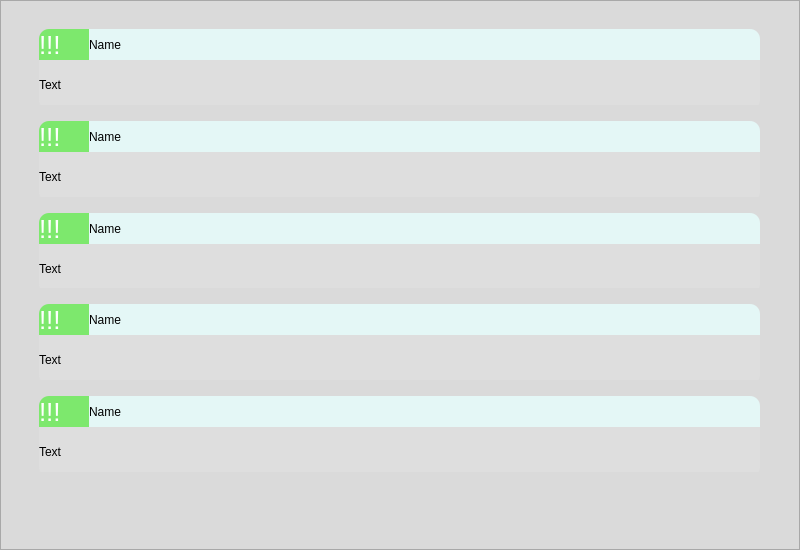
<?xml version="1.0" encoding="UTF-8"?>
<ui version="4.0">
 <class>MainWindow</class>
 <widget class="QMainWindow" name="MainWindow">
  <property name="geometry">
   <rect>
    <x>0</x>
    <y>0</y>
    <width>800</width>
    <height>550</height>
   </rect>
  </property>
  <property name="minimumSize">
   <size>
    <width>800</width>
    <height>550</height>
   </size>
  </property>
  <property name="maximumSize">
   <size>
    <width>800</width>
    <height>550</height>
   </size>
  </property>
  <property name="windowTitle">
   <string>ToDu</string>
  </property>
  <widget class="QWidget" name="centralwidget">
   <widget class="QFrame" name="objFeeld">
    <property name="enabled">
     <bool>true</bool>
    </property>
    <property name="geometry">
     <rect>
      <x>0</x>
      <y>0</y>
      <width>800</width>
      <height>550</height>
     </rect>
    </property>
    <property name="styleSheet">
     <string notr="true">background-color: rgb(218, 218, 218);
width: 100px;</string>
    </property>
    <property name="frameShape">
     <enum>QFrame::StyledPanel</enum>
    </property>
    <property name="frameShadow">
     <enum>QFrame::Raised</enum>
    </property>
    <widget class="QPushButton" name="addButton">
     <property name="geometry">
      <rect>
       <x>740</x>
       <y>490</y>
       <width>50</width>
       <height>50</height>
      </rect>
     </property>
     <property name="styleSheet">
      <string notr="true">color: rgb(255, 255, 255);
background-image: url(:/btn/add_button.png);
border: none;
outline: none;
font-size: 32px;
text-transform: uppercase;
border-radius: 5px;
font-weight: bold;</string>
     </property>
     <property name="text">
      <string/>
     </property>
    </widget>
    <widget class="QScrollArea" name="scrollArea">
     <property name="geometry">
      <rect>
       <x>20</x>
       <y>10</y>
       <width>761</width>
       <height>471</height>
      </rect>
     </property>
     <property name="styleSheet">
      <string notr="true">border: none;
background-color: rgba(255, 255, 255, 0);</string>
     </property>
     <property name="widgetResizable">
      <bool>true</bool>
     </property>
     <widget class="QWidget" name="scrollAreaWidgetContents">
      <property name="geometry">
       <rect>
        <x>0</x>
        <y>0</y>
        <width>761</width>
        <height>471</height>
       </rect>
      </property>
      <layout class="QVBoxLayout" name="verticalLayout">
       <item>
        <widget class="QFrame" name="frame">
         <property name="frameShape">
          <enum>QFrame::StyledPanel</enum>
         </property>
         <property name="frameShadow">
          <enum>QFrame::Raised</enum>
         </property>
         <widget class="QLabel" name="label_3">
          <property name="geometry">
           <rect>
            <x>10</x>
            <y>40</y>
            <width>721</width>
            <height>51</height>
           </rect>
          </property>
          <property name="styleSheet">
           <string notr="true">background-color: rgba(225, 225, 225, 150);
border-bottom-left-radius: 10px;
border-bottom-right-radius: 10px;</string>
          </property>
          <property name="text">
           <string>Text</string>
          </property>
          <property name="margin">
           <number>20</number>
          </property>
         </widget>
         <widget class="QLabel" name="label_2">
          <property name="geometry">
           <rect>
            <x>10</x>
            <y>10</y>
            <width>51</width>
            <height>31</height>
           </rect>
          </property>
          <property name="styleSheet">
           <string notr="true">font-size: 26px;
background-color: rgb(125, 232, 109);
color: white;
border-top-left-radius: 10px;</string>
          </property>
          <property name="text">
           <string>!!!</string>
          </property>
          <property name="margin">
           <number>22</number>
          </property>
         </widget>
         <widget class="QLabel" name="label">
          <property name="geometry">
           <rect>
            <x>60</x>
            <y>10</y>
            <width>671</width>
            <height>31</height>
           </rect>
          </property>
          <property name="styleSheet">
           <string notr="true">background-color: rgb(228, 247, 246);
border-top-right-radius: 10px;</string>
          </property>
          <property name="text">
           <string>Name</string>
          </property>
          <property name="margin">
           <number>20</number>
          </property>
         </widget>
        </widget>
       </item>
       <item>
        <widget class="QFrame" name="frame_2">
         <property name="frameShape">
          <enum>QFrame::StyledPanel</enum>
         </property>
         <property name="frameShadow">
          <enum>QFrame::Raised</enum>
         </property>
         <widget class="QLabel" name="label_10">
          <property name="geometry">
           <rect>
            <x>10</x>
            <y>40</y>
            <width>721</width>
            <height>51</height>
           </rect>
          </property>
          <property name="styleSheet">
           <string notr="true">background-color: rgba(225, 225, 225, 150);
border-bottom-left-radius: 10px;
border-bottom-right-radius: 10px;</string>
          </property>
          <property name="text">
           <string>Text</string>
          </property>
          <property name="margin">
           <number>20</number>
          </property>
         </widget>
         <widget class="QLabel" name="label_11">
          <property name="geometry">
           <rect>
            <x>10</x>
            <y>10</y>
            <width>51</width>
            <height>31</height>
           </rect>
          </property>
          <property name="styleSheet">
           <string notr="true">font-size: 26px;
background-color: rgb(125, 232, 109);
color: white;
border-top-left-radius: 10px;</string>
          </property>
          <property name="text">
           <string>!!!</string>
          </property>
          <property name="margin">
           <number>22</number>
          </property>
         </widget>
         <widget class="QLabel" name="label_12">
          <property name="geometry">
           <rect>
            <x>60</x>
            <y>10</y>
            <width>671</width>
            <height>31</height>
           </rect>
          </property>
          <property name="styleSheet">
           <string notr="true">background-color: rgb(228, 247, 246);
border-top-right-radius: 10px;</string>
          </property>
          <property name="text">
           <string>Name</string>
          </property>
          <property name="margin">
           <number>20</number>
          </property>
         </widget>
        </widget>
       </item>
       <item>
        <widget class="QFrame" name="frame_3">
         <property name="frameShape">
          <enum>QFrame::StyledPanel</enum>
         </property>
         <property name="frameShadow">
          <enum>QFrame::Raised</enum>
         </property>
         <widget class="QLabel" name="label_13">
          <property name="geometry">
           <rect>
            <x>10</x>
            <y>40</y>
            <width>721</width>
            <height>51</height>
           </rect>
          </property>
          <property name="styleSheet">
           <string notr="true">background-color: rgba(225, 225, 225, 150);
border-bottom-left-radius: 10px;
border-bottom-right-radius: 10px;</string>
          </property>
          <property name="text">
           <string>Text</string>
          </property>
          <property name="margin">
           <number>20</number>
          </property>
         </widget>
         <widget class="QLabel" name="label_14">
          <property name="geometry">
           <rect>
            <x>10</x>
            <y>10</y>
            <width>51</width>
            <height>31</height>
           </rect>
          </property>
          <property name="styleSheet">
           <string notr="true">font-size: 26px;
background-color: rgb(125, 232, 109);
color: white;
border-top-left-radius: 10px;</string>
          </property>
          <property name="text">
           <string>!!!</string>
          </property>
          <property name="margin">
           <number>22</number>
          </property>
         </widget>
         <widget class="QLabel" name="label_15">
          <property name="geometry">
           <rect>
            <x>60</x>
            <y>10</y>
            <width>671</width>
            <height>31</height>
           </rect>
          </property>
          <property name="styleSheet">
           <string notr="true">background-color: rgb(228, 247, 246);
border-top-right-radius: 10px;</string>
          </property>
          <property name="text">
           <string>Name</string>
          </property>
          <property name="margin">
           <number>20</number>
          </property>
         </widget>
        </widget>
       </item>
       <item>
        <widget class="QFrame" name="frame_4">
         <property name="frameShape">
          <enum>QFrame::StyledPanel</enum>
         </property>
         <property name="frameShadow">
          <enum>QFrame::Raised</enum>
         </property>
         <widget class="QLabel" name="label_16">
          <property name="geometry">
           <rect>
            <x>10</x>
            <y>40</y>
            <width>721</width>
            <height>51</height>
           </rect>
          </property>
          <property name="styleSheet">
           <string notr="true">background-color: rgba(225, 225, 225, 150);
border-bottom-left-radius: 10px;
border-bottom-right-radius: 10px;</string>
          </property>
          <property name="text">
           <string>Text</string>
          </property>
          <property name="margin">
           <number>20</number>
          </property>
         </widget>
         <widget class="QLabel" name="label_17">
          <property name="geometry">
           <rect>
            <x>10</x>
            <y>10</y>
            <width>51</width>
            <height>31</height>
           </rect>
          </property>
          <property name="styleSheet">
           <string notr="true">font-size: 26px;
background-color: rgb(125, 232, 109);
color: white;
border-top-left-radius: 10px;</string>
          </property>
          <property name="text">
           <string>!!!</string>
          </property>
          <property name="margin">
           <number>22</number>
          </property>
         </widget>
         <widget class="QLabel" name="label_18">
          <property name="geometry">
           <rect>
            <x>60</x>
            <y>10</y>
            <width>671</width>
            <height>31</height>
           </rect>
          </property>
          <property name="styleSheet">
           <string notr="true">background-color: rgb(228, 247, 246);
border-top-right-radius: 10px;</string>
          </property>
          <property name="text">
           <string>Name</string>
          </property>
          <property name="margin">
           <number>20</number>
          </property>
         </widget>
        </widget>
       </item>
       <item>
        <widget class="QFrame" name="frame_5">
         <property name="frameShape">
          <enum>QFrame::StyledPanel</enum>
         </property>
         <property name="frameShadow">
          <enum>QFrame::Raised</enum>
         </property>
         <widget class="QLabel" name="label_19">
          <property name="geometry">
           <rect>
            <x>10</x>
            <y>40</y>
            <width>721</width>
            <height>51</height>
           </rect>
          </property>
          <property name="styleSheet">
           <string notr="true">background-color: rgba(225, 225, 225, 150);
border-bottom-left-radius: 10px;
border-bottom-right-radius: 10px;</string>
          </property>
          <property name="text">
           <string>Text</string>
          </property>
          <property name="margin">
           <number>20</number>
          </property>
         </widget>
         <widget class="QLabel" name="label_20">
          <property name="geometry">
           <rect>
            <x>10</x>
            <y>10</y>
            <width>51</width>
            <height>31</height>
           </rect>
          </property>
          <property name="styleSheet">
           <string notr="true">font-size: 26px;
background-color: rgb(125, 232, 109);
color: white;
border-top-left-radius: 10px;</string>
          </property>
          <property name="text">
           <string>!!!</string>
          </property>
          <property name="margin">
           <number>22</number>
          </property>
         </widget>
         <widget class="QLabel" name="label_21">
          <property name="geometry">
           <rect>
            <x>60</x>
            <y>10</y>
            <width>671</width>
            <height>31</height>
           </rect>
          </property>
          <property name="styleSheet">
           <string notr="true">background-color: rgb(228, 247, 246);
border-top-right-radius: 10px;</string>
          </property>
          <property name="text">
           <string>Name</string>
          </property>
          <property name="margin">
           <number>20</number>
          </property>
         </widget>
        </widget>
       </item>
      </layout>
     </widget>
    </widget>
   </widget>
  </widget>
 </widget>
 <resources>
  <include location="resources/images.qrc"/>
 </resources>
 <connections/>
</ui>
